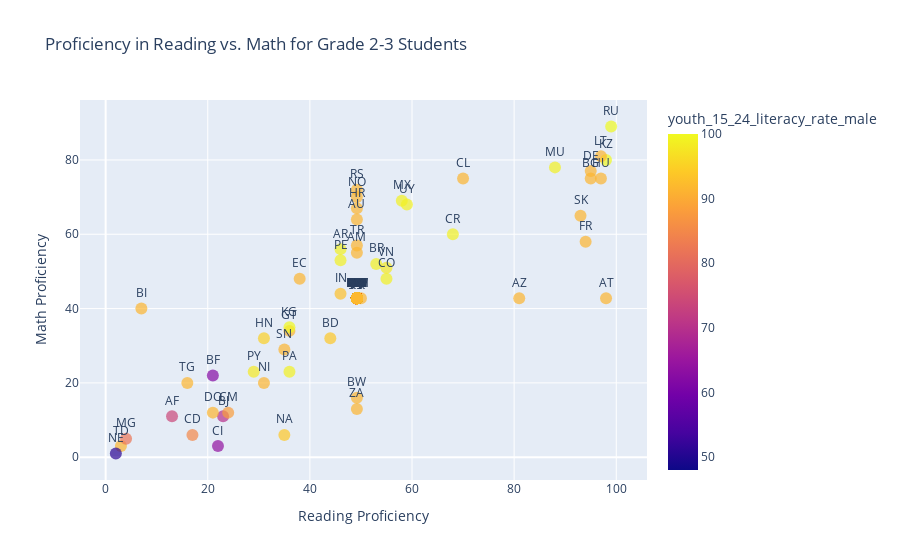

Write notebook code for a chart like this one.
### Code cell
fig = px.scatter(
    df,
    x="primary_end_proficiency_reading",
    y="primary_end_proficiency_math",
    text="country",
    title="Proficiency in Reading vs. Math for Grade 2-3 Students",
    labels={
        "primary_end_proficiency_reading": "Reading Proficiency",
        "primary_end_proficiency_math": "Math Proficiency"
    },
    color="youth_15_24_literacy_rate_male",
    size="youth_15_24_literacy_rate_female"
)

fig.update_traces(textposition='top center', marker=dict(size=12, opacity=0.7))

fig.show()

### Figure 1 — Plotly figure (JSON) as saved in the notebook; plotly's stock layout.template omitted (floating-point values rounded to 4 significant figures; data arrays with more than 128 entries replaced by an {"elided": "..."} marker saying what was removed)
{"data": [{"hovertemplate": "Reading Proficiency=%{x}<br>Math Proficiency=%{y}<br>youth_15_24_literacy_rate_female=%{marker.size}<br>country=%{text}<br>youth_15_24_literacy_rate_male=%{marker.color}<extra></extra>", "legendgroup": "", "marker": {"color": {"elided": "201 float values"}, "coloraxis": "coloraxis", "opacity": 0.7, "size": 12, "sizemode": "area", "sizeref": 0.25, "symbol": "circle"}, "mode": "markers+text", "name": "", "orientation": "v", "showlegend": false, "text": {"elided": "201 str values"}, "textposition": "top center", "type": "scatter", "x": {"elided": "201 float values"}, "xaxis": "x", "y": {"elided": "201 float values"}, "yaxis": "y"}], "layout": {"coloraxis": {"colorbar": {"title": {"text": "youth_15_24_literacy_rate_male"}}, "colorscale": [[0, "#0d0887"], [0.1111, "#46039f"], [0.2222, "#7201a8"], [0.3333, "#9c179e"], [0.4444, "#bd3786"], [0.5556, "#d8576b"], [0.6667, "#ed7953"], [0.7778, "#fb9f3a"], [0.8889, "#fdca26"], [1, "#f0f921"]]}, "legend": {"itemsizing": "constant", "tracegroupgap": 0}, "title": {"text": "Proficiency in Reading vs. Math for Grade 2-3 Students"}, "xaxis": {"anchor": "y", "domain": [0, 1], "title": {"text": "Reading Proficiency"}}, "yaxis": {"anchor": "x", "domain": [0, 1], "title": {"text": "Math Proficiency"}}}}
